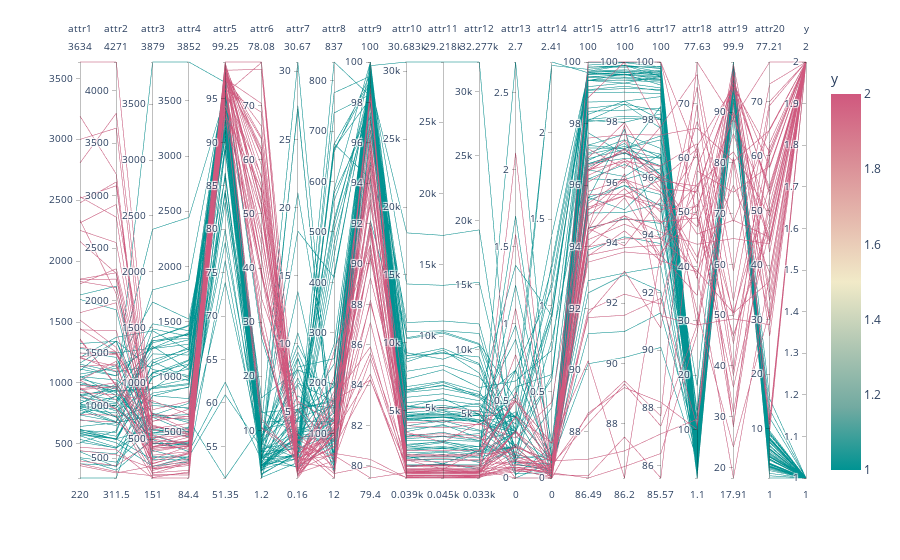

The notebook cell saved with this chart:
### Code cell
fig = px.parallel_coordinates(data, color="y",
                              color_continuous_scale=px.colors.diverging.Tealrose,
                              color_continuous_midpoint=1.5)
fig.show()
